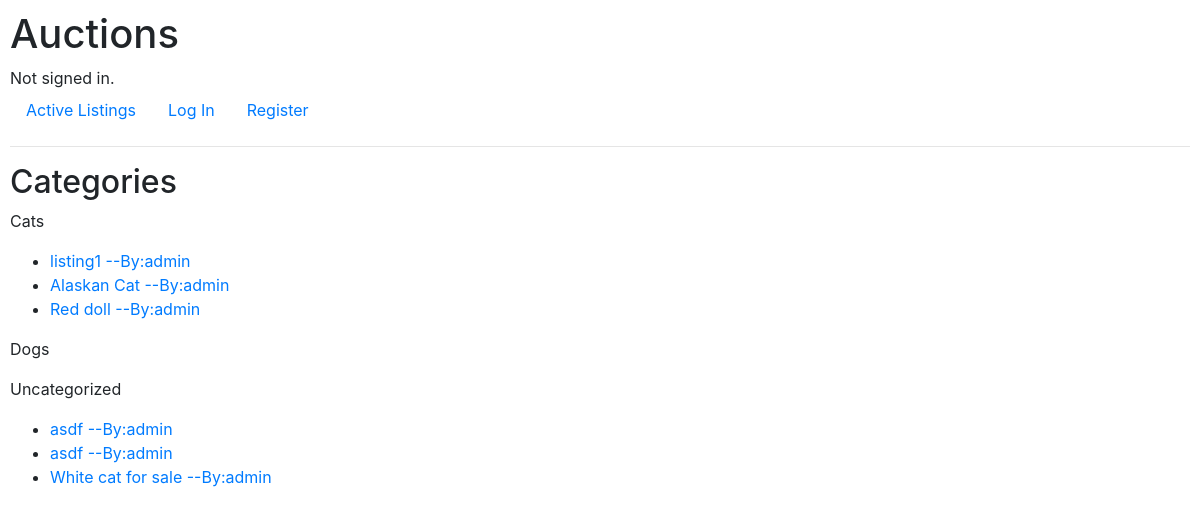
The page /categories on the database as committed earlier.
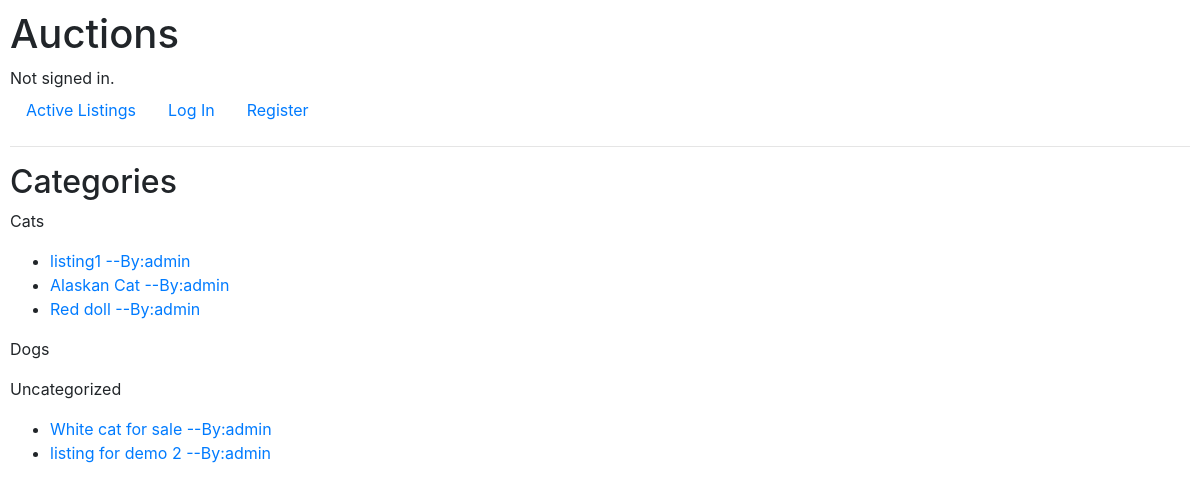
The same page on the database as committed later.
### auctions/models.py (models this page shows)
class Category(models.Model):
    name = models.CharField(max_length=30)
    def __str__(self):
        return f"{self.name}"

class Listing(models.Model):
    title = models.CharField(max_length=30)
    description = models.TextField(max_length=200)
    photo_url = models.URLField(null=True, blank=True)
    starting_bid = models.PositiveIntegerField()
    bid_increment = models.PositiveIntegerField(default=1)
    current_bid = models.PositiveIntegerField(default=0)
    active = models.BooleanField(default=True)
    created = models.DateField(auto_now_add=True)
    category = models.ForeignKey(Category, on_delete=models.SET_NULL, blank=True, null=True, related_name="listings")
    by_user = models.ForeignKey(User, on_delete=models.CASCADE, related_name="my_listings")
    def __str__(self):
        return f"{self.id}: {self.title} / {self.photo_url} / {self.starting_bid} / {self.active}"

class User(AbstractUser):
    pass

### auctions/views.py (the view)
# urls.py: path("categories", views.categories, name="u_categories"),
def categories(request):
    return render(request, "auctions/categories.html", {
        "categories": Category.objects.all(),
        "uncategorized" : Listing.objects.filter(category=None)
    })

### auctions/templates/auctions/categories.html
{% extends "auctions/layout.html" %}
{% block body %}
<h2>Categories</h2>
    {% for category in categories %}
      <p>{{category.name}}</p>
      <ul>
      {% for listing in category.listings.all %}
        <li> <a href="{% url 'auctions:u_listing_detail' listing.id %}"> {{listing.title}} --By:{{listing.by_user}} </a> </li>
      {% endfor %}
      </ul>
    {% endfor %}
    {%if uncategorized%}
    <p>Uncategorized</p>
    <ul>
      {% for listing in uncategorized %}
        <li> <a href="{% url 'auctions:u_listing_detail' listing.id %}"> {{listing.title}} --By:{{listing.by_user}} </a> </li>
      {% endfor %}
    </ul>
    {%endif%}
{% endblock %}

Rows that differ between the two databases and show on the page:
removed Listing: title "asdf", by_user "admin"
removed Listing: title "asdf", by_user "admin"
added Listing: title "listing for demo 2", by_user "admin"
